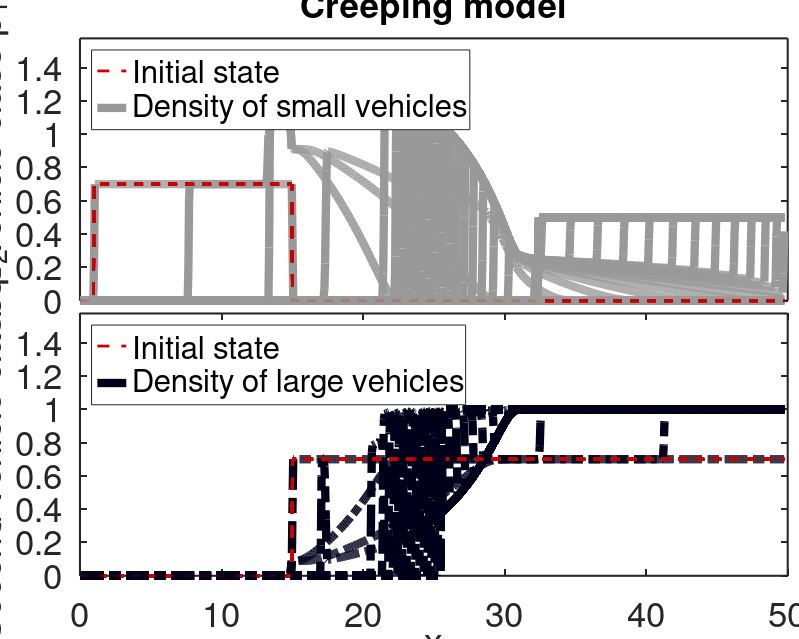

This figure's MATLAB source:
function solver_heterogeneous_creeping(model,test)

if nargin<1 model =1; test = 2; end  % by default, creeping model in the creeping simulation


clc;  % clear the command window
close all % close all figures

%\\\\\\\\\\\\\\\\\\\\\\\\\\\\\\\\\\\\\\\\\\\\\\\\\\\\\\\\\\\\\\\\\\\\\\\\\\
% Examples and comparisons with the n-populations model.
% For the input parameters
%     model = 1: the creeping model
%     model = 2: the n-populations model
%     test = 1: the overtaking simulation
%     test = 2: the creeping simulation
% For other parameters in the code
%     rho1, rho2 are densities of first and second vehicle class
%     rm1, rm2 are effective jam densities of rho1 and rho2
%     vm1, vm2 are the maximum traffic veloicty of rho1 and rho2
%------------------------------------------------
% This solver is based on the finite volume Godunov method, and have
% applied the HLL approximate Riemann solver to find the numerical class.
% In this simulation, first vehicle class rho1 is assumed to be small
% vehicles, while the second vehicle class is larger.

%--------------------------------------------------
% Aug 29 2013
% Shimao Fan
% University of Illinois at Urbana-Champaign
%\\\\\\\\\\\\\\\\\\\\\\\\\\\\\\\\\\\\\\\\\\\\\\\\\\\\\\\\\\\\\\\\\\\\\\\\\\

% parameter of effective jam density and maximim velocity
switch model
    case 1
       model_name = 'Creeping model';
       rm1 = 1.5; rm2 = 1.0;
%        vm1 = 1.0; vm2 = 2.0;
       vm1 = 1.5; vm2 = 1.5;
    case 2
       model_name = 'n-populations model';
       rm1 = 1.5; rm2 = 1.5;
%        rm1 = 1.0; rm2 = 1.0;
       vm1 = 1.5; vm2 = 1.0;
end
% ----------------------------------
% class 1 is small vehicle
% class 2 is large vehicle
%----------------------------------
rm = max(rm1,rm2);

tfinal = 250;
% tfinal = 50;
len = 50;
x = linspace(0,len,1000);   % space step
dx = x(2)-x(1);
% time step
k = (x(2)-x(1))/vm1;

lambda = k/dx;
dt = k;
t = 0:dt:tfinal;
M = length(t);   % length of time vector
N = length(x);   % length of space vector

%==========================================
%\\\\\\\\\\\\\\\\\\\\\\\\\\\\\\
% boundary: traffic light, red
%\\\\\\\\\\\\\\\\\\\\\\\\\\\\\\
switch test
    case 1  % overtaking

     U(1,1:ceil(1*N/50)) = 0.00000000;
     U(1,ceil(1*N/50)+1:ceil(8*N/50)) = 0.8;
     U(1,ceil(8*N/50)+1:N) = 0;

     U(2,1:ceil(8*N/50)) = eps;
     U(2,ceil(8*N/50)+1:ceil(15*N/50)) = 0.8;
     U(2,ceil(15*N/50)+1:N) = eps;
     
     d1l = U(1,1)+0*t;
     d2l = U(2,1)+0*t;

     d1r = U(1,end)+0*t;
     d2r = U(2,end)+0*t;

     
    case 2 % creeping
      U(1,1:ceil(1*N/50)) = 0;
      U(1,ceil(1*N/50)+1:ceil(15*N/50)) = .7;
      U(1,ceil(15*N/50)+1:N) = 0;

      U(2,1:ceil(15*N/50)) = eps;
      U(2,ceil(15*N/50)+1:N) = 0.7;
     
      d1l = U(1,1)+0*t;
      d2l = U(2,1)+0*t;

      d1r = .89999+0*t;
      d2r = 0.6+0*t;
%       d1r = .5+0*t;
%       d2r = 1.0+0*t;

end
%----------------------------------------
U_0 = U;    % initial condition
inter = 250;   % for printing every 250 steps
% inter = 50;



%\\\\\\\\\\\\\\\\\\\\\\\\\\\\\\\\\\\\\
%        The main algorithm
%/////////////////////////////////////

for n = 0:M-1
    % the boundary condition
    lbc = [d1l(n+1);d2l(n+1)];
    rbc = [d1r(n+1);d2r(n+1)];
    % insert the boundary condition
    
    Up1=[U(:,2:end),rbc];    % right cell bounds
    Um1=[lbc,U(:,1:end-1)];  % left cell bounds

    
    
    %\\\\\\\\\\\\\\\\\\\\\\\\\\\\
    % phase transition happens
    %////////////////////////////
    if model ==1
      rl = Um1(1,:) + Um1(2,:);   % total density on left
      r = U(1,:) + U(2,:);        % total density in middle
      rr = Up1(1,:) + Up1(2,:);   % total density on right 

      case1 = rl<=rm2;        % left state in the domain D1
      case2 = r<=rm2;         % middle state in the domain D1
      case3 = rr<=rm2;        % right state in the domain D1

      id_l = find(case1-case2); % find all phase changes ul and u
      id_r = find(case2-case3); % find all phase changes u and ur
    
      idl = case1(id_l)-case2(id_l);% -1 means left large density
      idr = case2(id_r)-case3(id_r);% +1 mean left state small
    
% 
      for i = 1:length(idr)-1
        if idr(i)<0
           U(1,id_r(i)) = rm2-U(2,id_r(i));   % insert a intermediate state
        else
           Up1(1,id_r(i)) = rm2-Up1(2,id_r(i));   % insert a intermediate state
        end
      end
    end
    %============================================
    % updating with godunov methods/approximate riemann solver
    U = U+lambda*(HLL(Um1,U,vm1,vm2,rm1,rm2)-HLL(U,Up1,vm1,vm2,rm1,rm2));
    %============================================
    
    
    % \\\\\\\\\\\\\\\
    % plotting part
    %/////////////////
    if mod(n,inter) ==0
    subplot(2,1,1),
    plot(x(2:1:end-5),U_0(1,2:1:end-5),'--','color',[0.8,0,0],'linewidth',2), hold on
    plot(x(2:end-5),U(1,2:end-5),'-','color',[.6,.6,.6],'linewidth',6)
%     title(sprintf('%s, t=%3.0f',model_name,n*dt),'fontsize',25)
    title(sprintf('%s',model_name),'fontsize',25)
    axis([0 len 0 1.05*rm])
    h = legend('Initial state','Density of small vehicles');
    set(h,'Location','NorthWest')
    set(gca,'linewidth',1.5)
    set(gca,'fontsize',25)    
    set(gca,'xtick',[])     
    set(gca,'position',[.10 .53 .885 .41])
    ylabel('First vehicle class \rho_1')
    
    %****************
    subplot(2,1,2),
    %****************
    plot(x(2:1:end-5),U_0(2,2:1:end-5),'--','color',[0.8,0,0],'linewidth',2), hold on
    plot(x(2:end-5),U(2,2:end-5),'-.','color',[0,0,.1],'linewidth',6)
    h = legend('Initial state','Density of large vehicles');
    set(h,'Location','NorthWest')
    set(gca,'linewidth',1.5)
    set(gca,'fontsize',25)
    axis([0 len 0 1.05*rm])
    ylabel('Second vehicle class \rho_2')
    xlabel('x')
   
    
    set(gca,'position',[.10 .1 .885 .41])
    res = 800;
    set(gcf,'paperpositionmode','auto')
    set(gcf,'position',[10  50 res res*.8])
     
%      print figure
%      filename_save = sprintf('fig_multi_class_%1.0f_%s_%1.0f',test,model_name(1:3),ceil(n/inter));
%      print(gcf,'-dpng',filename_save,'-r290') 
%      print(gcf,'-depsc',filename_save,'-r290','-painters')
%      fixPSlinestyle([filename_save,'.eps'])
    end
    drawnow
end





%\\\\\\\\\\\\\\\\\\\\\\\\\\\\\\\\\\\\\\\\\\\\\\\\\\\\\\\
% subfunctionals
%///////////////////////////////////////////////////////


function F = HLL(Ul,Ur,vm1,vm2,rm1,rm2) % the HLL Riemann solver
    % where v contains boundary condition of velocity
    % eigenvalues:
    eigns1 = lambda(Ul,vm1,vm2,rm1,rm2);  % left bound
    eigns2 = lambda(Ur,vm1,vm2,rm1,rm2);  % right bound
    % another way to define c1 and c2
    c1 = min(eigns1(1,:),eigns2(1,:));
    c2 = max(eigns1(2,:),eigns2(2,:));
    case1 = c1>=0;
    case2 = c1<0 & c2>=0;
    case3 = c2<0;
    % left flux
    Fl = max(flux(Ul,vm1,vm2,rm1,rm2),0);  % plug into left boundary velocity information
    % right flux
    Fr = max(flux(Ur,vm1,vm2,rm1,rm2),0);
    %-----------------------------------------------
    % intermediate flux
    F_hll(1,:) = (c2.*Fl(1,:)-c1.*Fr(1,:)+(Ur(1,:)-Ul(1,:)).*c1.*c2)./...
            (c2-c1);
    F_hll(2,:) = (c2.*Fl(2,:)-c1.*Fr(2,:)+(Ur(2,:)-Ul(2,:)).*c1.*c2)./...
            (c2-c1);
    F(1,:) = case1.*Fl(1,:)+case2.*F_hll(1,:)+case3.*Fr(1,:);
    F(2,:) = case1.*Fl(2,:)+case2.*F_hll(2,:)+case3.*Fr(2,:);

%--------------------------------------------------------------------------   
function y = lambda(U,vm1,vm2,rm1,rm2)  % U = (density, w), calculate eigenvalues
       r = U(1,:)+U(2,:);    % sum
       u1 = vel(r,vm1,rm1);
       u2 = max(vel(r,vm2,rm2),0);
       dv1 = DiffVel(r,vm1,rm1);
       indx = find(r>=rm2);
       dv2 = DiffVel(r,vm2,rm2);
       dv2(indx) = 0;
       % characteristic speed
       c1 = U(1,:).*dv1;
       c2 = U(2,:).*dv2;
       q1 = c1+u1; q2 = u2+c2;
       delta = sqrt((q1-q2).^2+4*c1.*c2);
       
       y(1,:) = .5*(q1+q2-delta);   % slower chareateritic field
       y(2,:) = .5*(q1+q2+delta);   % faster characteristic field
%-----------------------------------------------
function y = flux(U,vm1,vm2,rm1,rm2)  % define flux function        
      u1 = vel(U(1,:)+U(2,:),vm1,rm1);
      u2 = vel(U(1,:)+U(2,:),vm2,rm2);
      y(1,:) = U(1,:).*u1;
      y(2,:) = U(2,:).*u2;
%-----------------------------------------------
function y = DiffVel(r,vm,rm)% define derivative of velocity        
      y = (vel(r+eps,vm,rm)-vel(r,vm,rm))/eps;
%-------------------------------------------------------
function y = vel(rho,vm,rhom)  % define velocity functions 
     y = vm*(1-(rho/rhom));   % which is the linear form 
         
%\\\\\\\\\\\\\\\\\\\\\\\\THE END OF CODE\\\\\\\\\\\\\\\\\\\\\\\\\\\\\\\\\
